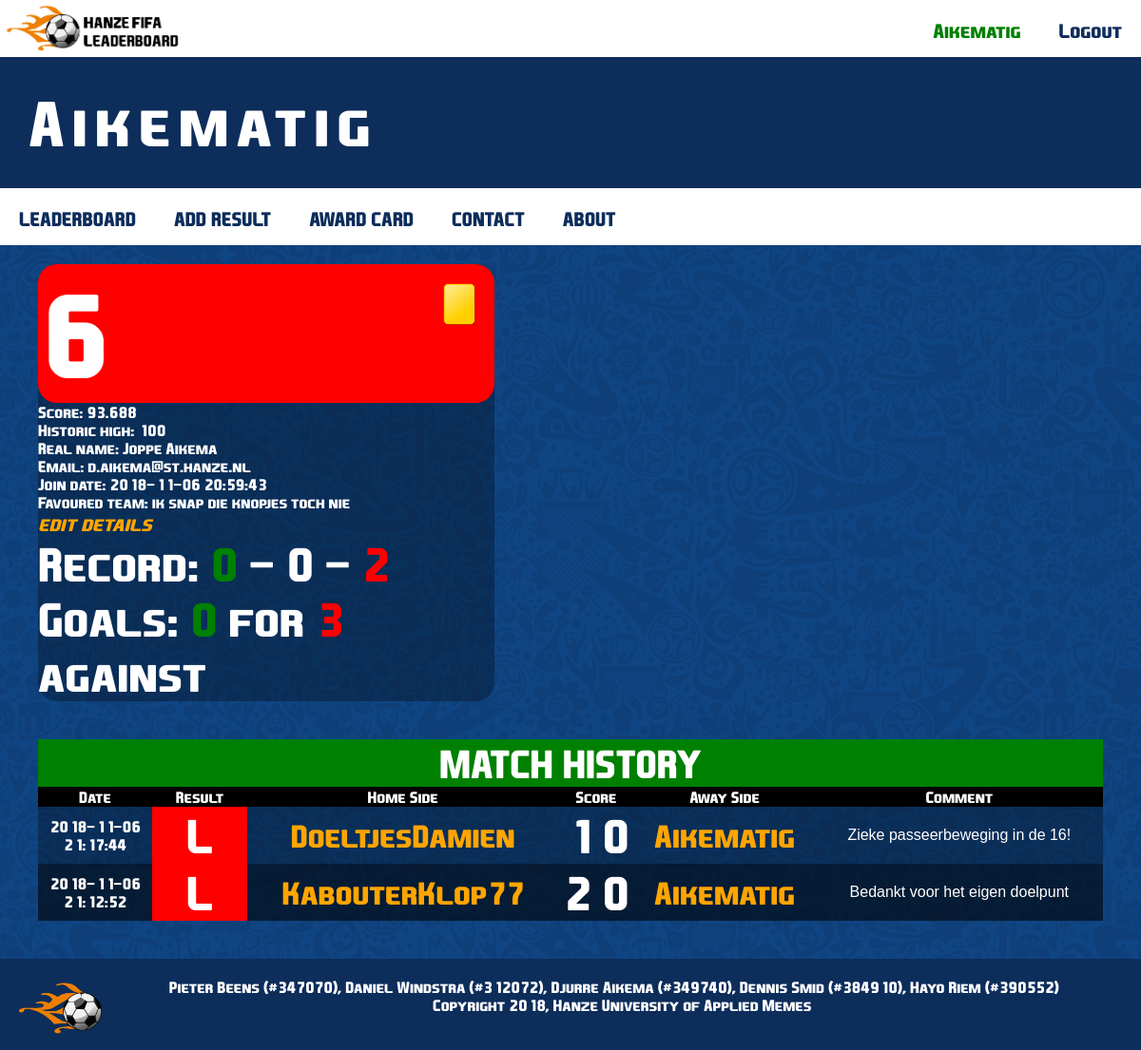
The app's page /profile.php?user=5 (signed in) with its own data.
### tables this page shows
CREATE TABLE `users` (
  `id` int(11) NOT NULL,
  `name` varchar(45) NOT NULL,
  `realname` varchar(45) DEFAULT NULL,
  `password` varchar(64) NOT NULL,
  `score` decimal(11,3) NOT NULL,
  `highscore` int(11) DEFAULT NULL,
  `email` varchar(45) NOT NULL,
  `confirmation` varchar(45) DEFAULT NULL,
  `avatar` varchar(512) DEFAULT NULL,
  `favteam` varchar(28) DEFAULT NULL,
  `roles_id` int(11) NOT NULL,
  `joindate` datetime NOT NULL,
  `salt` varchar(64) DEFAULT NULL
);

CREATE TABLE `results` (
  `id` int(11) NOT NULL,
  `homeplayer` int(11) NOT NULL,
  `awayplayer` int(11) NOT NULL,
  `homegoals` int(11) NOT NULL,
  `awaygoals` int(11) NOT NULL,
  `scorechange` decimal(11,3) DEFAULT NULL,
  `description` varchar(60) DEFAULT NULL,
  `datetime` datetime NOT NULL
);

### classes/DB.php (called while the page is built, shortened)
<?php
    class DB {
        private static $_instance = null;
        private $_db,
                $_query,
                $_error = false,
                $_results,
                $_count = 0;
        public function __construct()
        {
            $this->_db = mysqli_connect('localhost', 'root', '', 'fifa');
        }
        public static function conn()
        {
            if (!isset(self::$_instance)) {
                self::$_instance = new DB();
            }
            return self::$_instance;
        }
        public function query($sql)
        {
            $result = $this->_db->query($sql);
            return $result;
        }
    }

### classes/Session.php (called while the page is built, shortened)
<?php
class Session
{
    public static function exists($name)
    {
        return (isset($_SESSION[$name])) ? true : false;
    }
    public static function get($name)
    {
        return $_SESSION[$name];
    }
}

### classes/User.php (called while the page is built, shortened)
<?php
class User
{
    private $_db,
        $_data,
        $_isLoggedIn;
    public function __construct($user = null)
    {
        $this->_db = DB::conn();
        if (!$user) {
            if (Session::exists('user')) {
                $user = Session::get('user');
                if ($this->find($user)) {
                    $this->_isLoggedIn = true;
                } else {
                    self::logout();
                }
            }
        } else {
            $this->find($user);
        }
    }
    public function find($user = null)
    {
        if ($user) {
            $field = (is_numeric($user)) ? 'id' : 'name';
            $data = $this->_db->query("SELECT * FROM users WHERE " . $field . "='$user'");
            if ($data->num_rows > 0) {
                $this->_data = $data->fetch_object();
                return true;
            }
        }
        return false;
    }
    public function hasPermission($key)
    {
        $group = $this->_db->query("SELECT * FROM roles WHERE id='" . $this->data()->roles_id . "'")->fetch_object();
        if ($group) {
            $permissions = json_decode($group->name, true);
        }
        return false;
    }
    public function data()
    {
        return $this->_data;
    }
    public function isLoggedIn()
    {
        return $this->_isLoggedIn;
    }
}

### functions/sanitize.php (called while the page is built)
<?php
    function escape($string) {
        return htmlentities($string, ENT_QUOTES, 'UTF-8');
    }

### profile.php (the view, shortened to what this page needs)
<?php
include('fifadbconn.php');
$query = "SELECT name, avatar, realname, email, highscore, joindate, favteam, score FROM users WHERE id = ".$_GET['user'];
$result = mysqli_query($db,$query) or die ('Error finding username');
$player = mysqli_fetch_assoc($result);
$query = "SELECT score FROM users WHERE score > ".$player['score'];
$result = mysqli_query($db,$query) or die ('Error comparing user scores');
$ranking = mysqli_num_rows($result) + 1;
$query = "SELECT id FROM cards WHERE accused = ".$_GET['user'];
$cardresult = mysqli_query($db,$query) or die ('Error counting cards');
if (mysqli_num_rows($cardresult) > 1) {$card = "layouts/images/redcard.png";}
elseif (mysqli_num_rows($cardresult) == 1) {$card = "layouts/images/yellowcard.png";}
else {$card = "";}
$title = $player['name'];
include('layouts/header.php');
?>
<div class="leaderboardDiv" style="max-width:40%; border-radius:20px">
  <?php
  if ($card == "layouts/images/redcard.png" OR $card == "layouts/images/yellowcard.png"){
  ?>
  <img style="float:right;margin:20px;" class="leaderboardTekst" src="<?php echo $card?>">
<?php } ?>
  <div style="background-color:red;width:100%;border-radius:20px">
<table>
  <td style="font-size:120px"><?php echo $ranking ?></td></tr>
</table>
</div>
<?php
echo "Score: ".$player['score']."<br>Historic high: ".$player['highscore']."<br>Real name: ".$player['realname']."<br>Email: ".$player['email']."<br>Join date: ".$player['joindate']."<br>Favoured team: ".$player['favteam']."<br>";
if (Session::exists('user')) {
  if ($user->hasPermission('admin') || $_GET['user'] == escape($user->data()->id)) {
  echo "<i><a style=color:orange;font-size:16pt href=editdetails.php?user=".$_GET['user'].">edit details</a></i><br>";
  }
}
$goalsfor = 0;
$goalsagainst = 0;
$wins = 0;
$draws = 0;
$losses = 0;
$query = "SELECT homegoals, awaygoals FROM results WHERE awayplayer = ".$_GET['user'];
$gfaresult = mysqli_query($db,$query) or die ('Error querying database: Awaygames');
while ($gfa = mysqli_fetch_assoc($gfaresult)) {
  $goalsfor += $gfa['awaygoals'];
  $goalsagainst += $gfa['homegoals'];
  if ($gfa['awaygoals'] > $gfa['homegoals']) $wins++;
  elseif ($gfa['awaygoals'] < $gfa['homegoals']) $losses++;
  else $draws++;
}
echo "<td><font size=20><b>Record: <font color=green>".$wins."</font> - ".$draws." - <font color=red>".$losses."</font><br><td>";
echo "<b>Goals: <font color=green>".$goalsfor."</font> for <font color=red>".$goalsagainst."</font> against</font><br>";
$query = "SELECT `datetime`, scorechange, homeplayer, home.name AS homename, homegoals, awaygoals, awayplayer, away.name AS awayname, description";
$query .= " FROM results JOIN users home ON homeplayer = home.id JOIN users away ON awayplayer = away.id";
$query .= " WHERE homeplayer = ".$_GET['user']." OR awayplayer = ".$_GET['user'];
$query .= " ORDER BY `datetime` DESC";
$result = mysqli_query($db,$query) or die ('Error querying database');
?>
</div>
<div style="margin: 40px; background-color: rgba(0, 0, 0, 0.30)">
<table style="width:100%">
<tr>
<td style=font-size:30pt;text-align:center;background-color:green colspan=7>MATCH HISTORY</td>
</tr><tr style=background-color:black>
<th>Date</th><th>Result</th><th>Home Side</th><th colspan=2>Score</th><th>Away Side</th><th>Comment</th></tr>
<?php
while ($row = mysqli_fetch_assoc($result)) {
  if ($row['homeplayer'] == $_GET['user'] AND $row['homegoals'] > $row['awaygoals']) $wld = "<td width= 100 style=background-color:green;text-align:center;font-size:36pt><b>W</b></td>";
  elseif ($row['awayplayer'] == $_GET['user'] AND $row['homegoals'] < $row['awaygoals']) $wld = "<td width= 100 style=background-color:green;text-align:center;font-size:36pt><b>W</b></td>";
  elseif ($row['homeplayer'] == $_GET['user'] AND $row['homegoals'] < $row['awaygoals']) $wld = "<td width= 100 style=background-color:red;text-align:center;font-size:36pt><b>L</b></td>";
  elseif ($row['awayplayer'] == $_GET['user'] AND $row['homegoals'] > $row['awaygoals']) $wld = "<td width= 100 style=background-color:red;text-align:center;font-size:36pt><b>L</b></td>";
  else $wld = "<td style=background-color:blue;text-align:center;font-size:28pt><b>D</b></td>";
  ?>
  <tr>
  <td width=120 height=50><?php echo $row['datetime']?></td>
  <?php echo $wld ?>
  <td><b><a style=color:orange;font-size:24pt href=profile.php?user=<?php echo $row['homeplayer']?>><?php echo $row['homename']?></b></td>
  <td style=text-align:center;font-size:36pt><b><?php echo $row['homegoals']?></b></td>
  <td style=text-align:center;font-size:36pt><b><?php echo $row['awaygoals']?></b></td>
  <td><b><a style=color:orange;font-size:24pt href=profile.php?user=<?php echo $row['awayplayer']?>><?php echo $row['awayname']?></b></td>
  <td style=font-family:sans-serif;max-width:300><?php echo htmlspecialchars_decode($row['description'])?></td>
  </tr>
<?php
}
?>
</table>
</div>

### layouts/header.php (shortened to what this page needs)
<head>
    <link rel="stylesheet" type="text/css" href="layouts/style.css">
</head>
<body>
<div class="header">
    <a href="./"><img class="hanzeLogo" src="layouts/images/headerlogo.png"></a>
    <div class="headerRightDiv">
        <div class="button">
            <?php
            $user = new User;
            if ($user->isLoggedIn()) {
                if ($user->hasPermission('admin')) {
                    $is_admin = true;
                    ?>
                        <a style="color: red" href=profile.php?user=<?php echo escape($user->data()->id).">". escape($user->data()->name); ?></a>
                        <a href="logout.php">Logout</a>
                    <?php
                  }
                else {
                    $is_admin = false;
                    ?>
                        <a style="color: green" href=profile.php?user=<?php echo escape($user->data()->id).">". escape($user->data()->name); ?></a>
                        <a href="logout.php">Logout</a>
                    <?php
                }
            }
            else {
                $is_admin = false;
                echo '<a href="login.php">Login</a><a href="register.php">Register</a>';
            }
            ?>
        </div>
    </div>
</div>
<div class="blueBanner"><?php
    if (isset($title)) {
        echo $title;
    } else {
        echo "titel";
    }
    ?></div>
<div class="menuWrapper">
    <div class="button">
        <a href="leaderboard.php">LEADERBOARD</a>
        <?php if ($user->isLoggedIn())
        echo "<a href=results_add.php>ADD RESULT</a><a href=#idk>AWARD CARD</a>";
        if ($is_admin == false) { ?>
            <a href=contact.php>CONTACT</a>
<?php     }
        ?>
        <a href="about.php">ABOUT</a>
    </div>
</div>
</body>

### layouts/style.css (style rules this page uses)
* { box-sizing: border-box; }
body { color:white; font-family:FIFA16; background-image: url(images/blue.png); background-repeat: repeat; margin: 0; }
.header { background-color: white; height: 60px; min-width: 400px; width: 100%; display: inline-block; }
.headerRightDiv { width: auto; height: 60px; float: right; background-color: white; }
.footer { background-color: #0D2D5B; color: white; height: 96px; width: 100%; text-align: center; font-family:FIFA16; padding: 20px; min-width: 400px }
.menuWrapper { width: 100%; background-color: white; display: inline-block; overflow: visible; position: sticky; top: 0; }
.button { display: inline-block; background-color: white; overflow: visible; height: 60px; width: auto; overflow: hidden; }
.button a { float: left; text-align: center; padding: 20px; height: 100%; font-size: 20px; font-family: FIFA16; color: #0D2D5B; }
* { text-decoration: none; }
.hanzeLogo { min-height: 60px; height: 60px; max-height: 10vh; }
.blueBanner { background-color: #0D2D5B; height: auto; font-size: 64px; font-family: FIFA16; letter-spacing: 8px; color: white; padding: 30px; max-width: 100%; min-width: 400px; }
.leaderboardDiv { margin: 40px; margin-top: 20px; background-color: rgba(0, 0, 0, 0.30); }
.leaderboardTekst { font-size: 44px; height: 44px; }

### profile.php (style rules this page uses)
table { border-collapse: collapse; }
td,tr { text-align:center; }
tr:nth-child(even) { background-color: rgba(0, 0, 0, 0.40); }

### records on screen
users: name "Aikematig", score "93.688", highscore "100", realname "Joppe Aikema", email "d.aikema@st.hanze.nl", joindate "2018-11-06 20:59:43", favteam "ik snap die knopjes toch nie"
results: datetime "2018-11-06 21:17:44", shows "L", homeplayer.name "DoeltjesDamien", homegoals "1", awaygoals "0", awayplayer.name "Aikematig", description "Zieke passeerbeweging in de 16!"
results: datetime "2018-11-06 21:12:52", shows "L", homeplayer.name "KabouterKlop77", homegoals "2", awaygoals "0", awayplayer.name "Aikematig", description "Bedankt voor het eigen doelpunt"

### other values on screen
$ranking "6"
$wins "0"
$draws "0"
$losses "2"
$goalsfor "0"
$goalsagainst "3"
